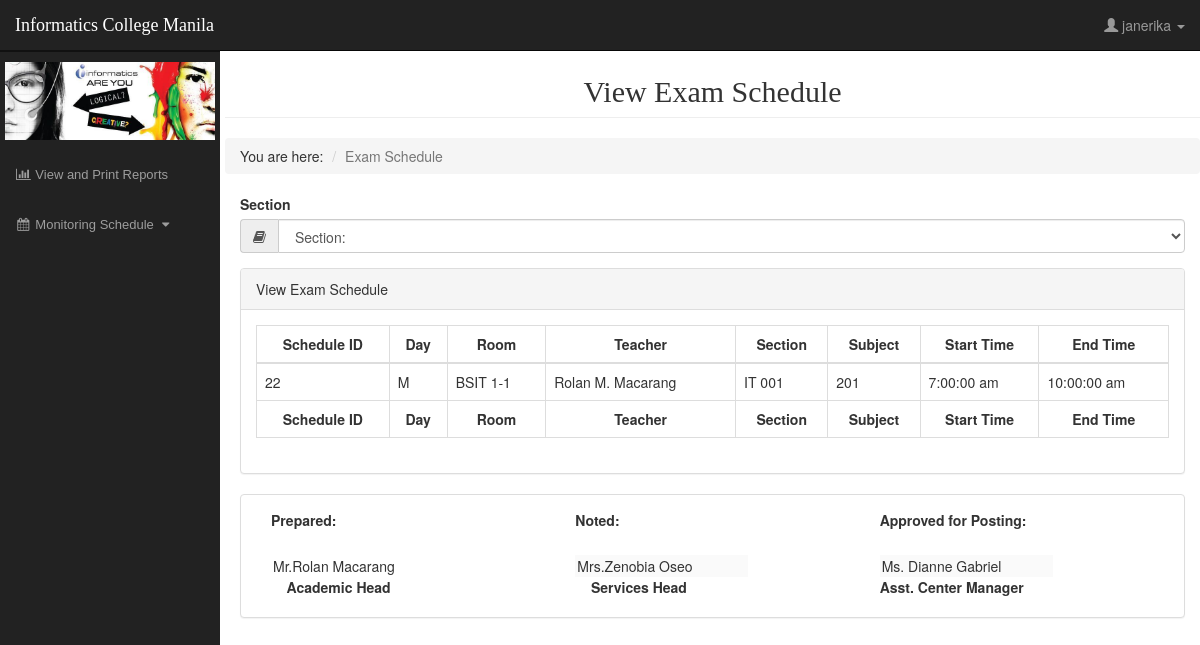
The page /s_view_exam.php (signed in) on the database its author committed.
### tables this page shows
CREATE TABLE `exam` (
  `exam_schoolyear` varchar(40) NOT NULL,
  `exam_term` varchar(20) NOT NULL,
  `exam_id` int(11) NOT NULL,
  `exam_schedule_id_fk` int(11) NOT NULL,
  `exam_day` int(11) NOT NULL,
  `exam_teacher` int(11) NOT NULL,
  `exam_room` int(11) NOT NULL,
  `exam_class` varchar(20) NOT NULL,
  `exam_subject_id_fk` int(11) NOT NULL,
  `exam_section_id_fk` int(11) NOT NULL,
  `exam_start_time` varchar(100) NOT NULL,
  `exam_end_time` varchar(100) NOT NULL,
  `exam_date` timestamp NOT NULL DEFAULT CURRENT_TIMESTAMP ON UPDATE CURRENT_TIMESTAMP
);

CREATE TABLE `day` (
  `day_id` int(11) NOT NULL,
  `day_name` varchar(20) NOT NULL,
  `day_code` varchar(5) NOT NULL
);

CREATE TABLE `section` (
  `sec_id` int(11) NOT NULL,
  `sc_id_fk` int(11) NOT NULL,
  `sec_code` varchar(50) NOT NULL,
  `sec_name` varchar(100) NOT NULL,
  `sec_status` varchar(10) NOT NULL
);

CREATE TABLE `teacher` (
  `teacher_id` int(10) NOT NULL,
  `teacher_fullname` varchar(50) NOT NULL,
  `teacher_gender` varchar(50) NOT NULL,
  `teacher_contact` varchar(13) NOT NULL,
  `teacher_workstatus` varchar(50) NOT NULL,
  `teacher_subjmaj` varchar(100) NOT NULL,
  `teacher_profession` varchar(50) NOT NULL,
  `teacher_restday` int(11) NOT NULL,
  `teacher_status` varchar(10) NOT NULL
);

CREATE TABLE `subject` (
  `subj_id` int(10) NOT NULL,
  `subj_code` varchar(10) NOT NULL,
  `subj_name` varchar(50) NOT NULL,
  `subj_unit` int(10) NOT NULL,
  `subj_term` varchar(20) NOT NULL,
  `subj_status` varchar(10) NOT NULL,
  `room_classification` varchar(50) NOT NULL,
  `sc_id` int(11) NOT NULL
);

CREATE TABLE `rooms` (
  `room_id` int(11) NOT NULL,
  `room_number` varchar(10) NOT NULL,
  `room_name` varchar(70) NOT NULL,
  `room_classification` int(11) NOT NULL,
  `room_status` varchar(10) NOT NULL
);

### s_view_exam.php (the view, shortened to what this page needs)
<?php
include("s_dashboard.php");
include('server/p_db_connection.php');
?>
<!DOCTYPE html>
<html>
<head>
    <link href='fullcalendar/fullcalendar.css' rel='stylesheet' />
    <link href='fullcalendar/bootstrap-colorpicker.min.css' rel='stylesheet' />
</head>
<body>
      <div class="row">
        <div class="col-lg-12">
          <h2 class="page-header"> <center>View Exam Schedule</center></h2>
        </div>
      </div>
      <ul class="breadcrumb">
          <li>You are here:</li>
          <li class="active">Exam Schedule</li>
      </ul>
  <div class="form-group col-lg-12">
    <label>Section</label>
    <div class="input-group">
      <span class="input-group-addon"><span class="fa fa-book"></span></span>
        <?php
          $query ="SELECT * FROM section";
            if($query){
        ?>
        <select class="form-control" name="section_id" id="section" onchange="getId(this.value);">
          <option value=""> Section:</option>
        <?php
            }
        ?>
        </select>
    </div>
  </div>
<br>
<br>
<div class="col-xs-12">
  <div class="panel panel-default">
    <div class="panel-heading">
      View Exam Schedule
    </div>
    <div class="panel-body">
      <div class="table-responsive">
          <table class="table table-bordered" width="100%" cellspacing="0" id="teacher_schedule">
              <thead class="thead-inverse">
                <tr>
                    <th style="text-align: center;">Schedule ID</th>
                    <th style="text-align: center;">Day</th>
                    <th style="text-align: center;">Room</th>
                    <th style="text-align: center;">Teacher</th>
                    <th style="text-align: center;">Section</th>
                    <th style="text-align: center;">Subject</th>
                    <th style="text-align: center;">Start Time</th>
                    <th style="text-align: center;">End Time</th>
                </tr>
              </thead>
              <tfoot class="thead-inverse">
                <tr>
                    <th style="text-align: center;">Schedule ID</th>
                    <th style="text-align: center;">Day</th>
                    <th style="text-align: center;">Room</th>
                    <th style="text-align: center;">Teacher</th>
                    <th style="text-align: center;">Section</th>
                    <th style="text-align: center;">Subject</th>
                    <th style="text-align: center;">Start Time</th>
                    <th style="text-align: center;">End Time</th>
                </tr>
              </tfoot>
               <?php
               $sql  = "SELECT * FROM exam as ex LEFT JOIN schedule as sc ON ex.exam_schedule_id_fk = sc.schedule_id LEFT JOIN day ON ex.exam_day = day.day_id LEFT JOIN rooms as ro ON ex.exam_room = ro.room_id LEFT JOIN teacher as te ON ex.exam_teacher = te.teacher_id LEFT JOIN section as sec ON sc.section_id_fk = sec.sec_id LEFT JOIN subject as subj ON sc.subject_id_fk = subj.subj_id";
      $query = mysqli_query($conn, $sql);
      while ($result = mysqli_fetch_assoc($query)){
        $start_time = explode(':', $result['exam_start_time']);
                    $end_time = explode(':', $result['exam_end_time']);
                    $new_start_minute = ((int)$start_time[1] - 1) < 10 ? '0'.((int)$start_time[1] - 1) : ((int)$start_time[1] - 1);
                     $start_hour = $start_time[0] > 12 ? '0'.($start_time[0] - 12) : $start_time[0] - 0;
                    if ($start_time[0] > 11){
                      $new_start_time = $start_hour.':'.$new_start_minute.':00 pm';
                    }
                    else{
                      $new_start_time = $start_hour.':'.$new_start_minute.':00 am';
                    }
                    $hour = ((int)$end_time[1] + 1) > 58 ? '0'.((int)$end_time[0] + 1) : ((int)$end_time[0] + 0 );
                   $new_end_minute = ((int)$end_time[1] + 1) > 58 ? '0'.((int)$end_time[1] - 59) : ((int)$end_time[1] + 1);
                   $new_hour = $hour > 12 ? '0'.($hour - 12) : $hour - 0;
                    if ($hour > 11){
                      $new_end_time = $new_hour.':'.$new_end_minute.':00 pm';
                    }
                    else{
                      $new_end_time = $new_hour.':'.$new_end_minute.':00 am';
                    }
                    ?>
              <tbody >
              <tr id="exam_schedule">
                  <tr>
                    <td><?php echo $result['exam_id'];?></td>
                    <td><?php echo $result['day_code'];?></td>
                    <td><?php echo $result['sec_code'];?></td>
                    <td><?php echo $result['teacher_fullname'];?></td>
                    <td><?php echo $result['subj_code'];?></td>
                    <td><?php echo $result['room_number'];?></td>
                    <td><?php echo $new_start_time;?></td>
                    <td><?php echo $new_end_time;?></td>
                   </tr>
              </tr>
              </tbody>
              <?php }?>
              </table>
              </div>
              </div>
              </div>
              </div>
               <br><br><br>
    <div class="col-xs-12">
<div class="panel panel-default">
    <div class="panel-body">
        <div class="col-xs-4">
            <label> Prepared:</label><br /><br />
            <input type="text" value="Mr.Rolan Macarang" placeholder="Enter Name:" style="border: none;"/><br />
            <label>&nbsp;&nbsp;&nbsp;&nbsp;Academic Head &nbsp;&nbsp;</label>
        </div>
        <div class="col-xs-4">
            <label> Noted:</label><br /><br />
            <input type="text" value="Mrs.Zenobia Oseo" style="border: none;" disabled /><br />
            <label>&nbsp;&nbsp;&nbsp;&nbsp;Services Head &nbsp;&nbsp;</label>
        </div>
        <div class="col-xs-4">
            <label> Approved for Posting:</label><br /><br />
            <input type="text" value="Ms. Dianne Gabriel" style="border: none;" disabled /><br />
            <label>Asst. Center Manager &nbsp;&nbsp;</label>
        </div>
    </div>
</div>
</div>
</body>
</html>

### s_dashboard.php (style rules this page uses)
body { background-color: white; }
.page-header { font-family: Georgia ExtraBold; margin-top: 25px; }

### rows shown on the page
exam: exam_id "22", day.day_code "M", section.sec_code "BSIT 1-1", teacher.teacher_fullname "Rolan M. Macarang", subject.subj_code "IT 001", rooms.room_number "201", exam_start_time "7:00:00 am", exam_end_time "10:00:00 am"

### other values the page prints
$_SESSION['user_name'] "janerika"
